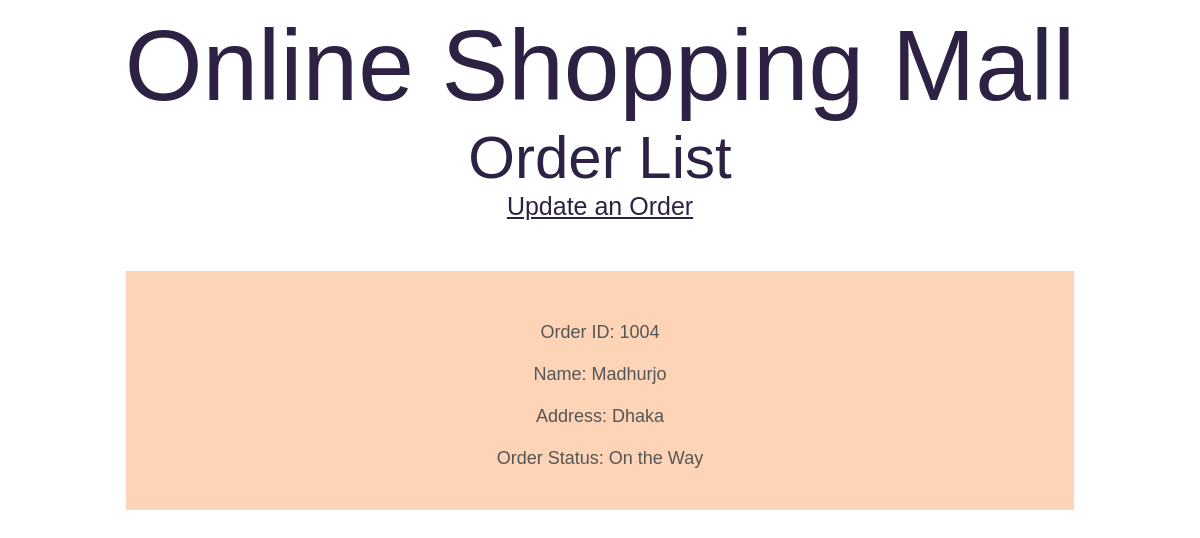
/View/order_list.php, run on the app's committed database.
### tables this page shows
CREATE TABLE `order_list` (
  `order_id` int(4) NOT NULL,
  `name` text NOT NULL,
  `address` text NOT NULL,
  `order_status` text NOT NULL
);

### View/order_list.php (the view, shortened to what this page needs)
<!DOCTYPE html>
<html>
	<head>
<?php include "UI.php";?>
		</head>
  <body>
	<section id="header">
		<div class="row">
			<div class="col-md-10" style="text-align: center; font-size: 100px; color:#2d2244"> Online Shopping Mall </div>
		</div>
	</section>
	<section id = "section1">
	<div class="col-md-10" style="text-align: center">
		<div class="col-md-10" style="text-align: center; font-size: 60px; color:#2d2244"> Order List </div>
        <a href='../Controller/update_order.php' style="text-align: center; font-size: 25px; color:#2d2244"> Update an Order </a>
		<div style="margin-left:10%; margin-right:10%; margin-top:50px; margin-bottom:50px;opacity: 0.7;text-align:center;background:#fcc298;">
			<div class="row" style="padding:5px;">
			</div>
	<div class="row" style="padding:20px;">
	<div class="col-md-10" style="text-align: center; font-size: 18px; color:#0d0f0e">
<?php
require_once('../Model/dbconnect.php');
	$sql = "SELECT * FROM order_list ";
	$result = mysqli_query($conn, $sql);
	if(mysqli_num_rows($result)>0 )
	{
	  while($row = mysqli_fetch_array($result))
	  {
		  echo "<br> Order ID: ". $row[0]."<br>";
		  echo "<br> Name: ". $row[1]."<br>";
		  echo "<br> Address: ". $row[2]."<br>";
          echo "<br> Order Status: ". $row[3]."<br>";
	  }
	  }
	else{
		echo "No Orders in this Database";
	}
?>
	</div>
	</div>
	</section>
<?php include "Footer.php";?>
  </body>
</html>

### data on the page
order_list: order_id "1004", name "Madhurjo", address "Dhaka", order_status "On the Way"
